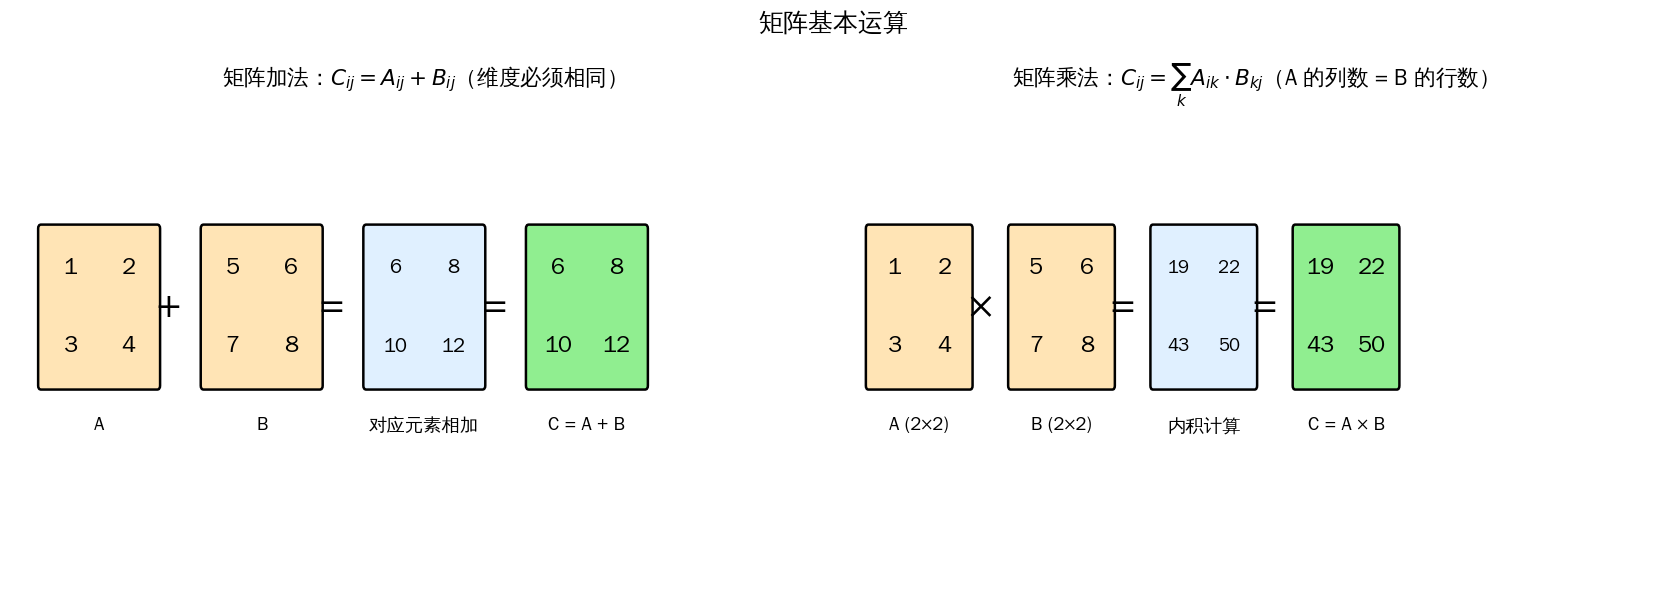

Write Python code to recreate this figure.
"""
1-1-matrix-operations.py
==========================
矩阵加法、乘法 + 张量流动图
"""
import numpy as np
import matplotlib.pyplot as plt
import matplotlib as mpl
from matplotlib.patches import FancyBboxPatch, FancyArrowPatch, Rectangle

mpl.rcParams['font.sans-serif'] = ['Noto Sans CJK SC', 'WenQuanYi Zen Hei', 'SimHei', 'DejaVu Sans']
mpl.rcParams['axes.unicode_minus'] = False


def draw_matrix(ax, mat, pos, color='lightblue', label=None, fontsize=14):
    """在指定位置绘制矩阵"""
    n_rows, n_cols = mat.shape
    box_w = n_cols * 1.0
    box_h = n_rows * 1.0
    x0, y0 = pos
    rect = FancyBboxPatch((x0, y0), box_w, box_h,
                          boxstyle='round,pad=0.05',
                          facecolor=color, edgecolor='black', linewidth=1.5)
    ax.add_patch(rect)
    for i in range(n_rows):
        for j in range(n_cols):
            ax.text(x0 + j + 0.5, y0 + n_rows - i - 0.5,
                    f'{int(mat[i, j])}', ha='center', va='center',
                    fontsize=fontsize, fontweight='bold')
    if label:
        ax.text(x0 + box_w / 2, y0 - 0.4, label,
                ha='center', va='top', fontsize=11, fontweight='bold')


# ============== 矩阵加法 ==============
fig, axes = plt.subplots(1, 2, figsize=(14, 5))

ax = axes[0]
ax.set_xlim(0, 14)
ax.set_ylim(0, 6)
ax.axis('off')

A = np.array([[1, 2], [3, 4]])
B = np.array([[5, 6], [7, 8]])
C = A + B
intermediate = np.array([[1+5, 2+6], [3+7, 4+8]])

draw_matrix(ax, A, (0.5, 2.5), color='#FFE4B5', label='A', fontsize=14)
ax.text(2.7, 3.5, '+', ha='center', va='center', fontsize=24, fontweight='bold')
draw_matrix(ax, B, (3.3, 2.5), color='#FFE4B5', label='B', fontsize=14)
ax.text(5.5, 3.5, '=', ha='center', va='center', fontsize=24, fontweight='bold')
draw_matrix(ax, intermediate, (6.1, 2.5), color='#E0F0FF', label='对应元素相加', fontsize=12)
ax.text(8.3, 3.5, '=', ha='center', va='center', fontsize=24, fontweight='bold')
draw_matrix(ax, C, (8.9, 2.5), color='#90EE90', label='C = A + B', fontsize=14)

ax.set_title('矩阵加法：$C_{ij} = A_{ij} + B_{ij}$（维度必须相同）',
             fontsize=13, fontweight='bold', pad=15)

# ============== 矩阵乘法 ==============
ax = axes[1]
ax.set_xlim(0, 16)
ax.set_ylim(0, 6)
ax.axis('off')

A2 = np.array([[1, 2], [3, 4]])
B2 = np.array([[5, 6], [7, 8]])
C2 = A2 @ B2
intermediate2 = np.array([[1*5+2*7, 1*6+2*8], [3*5+4*7, 3*6+4*8]])

draw_matrix(ax, A2, (0.5, 2.5), color='#FFE4B5', label='A (2×2)', fontsize=14)
ax.text(2.7, 3.5, '×', ha='center', va='center', fontsize=24, fontweight='bold')
draw_matrix(ax, B2, (3.3, 2.5), color='#FFE4B5', label='B (2×2)', fontsize=14)
ax.text(5.5, 3.5, '=', ha='center', va='center', fontsize=24, fontweight='bold')
draw_matrix(ax, intermediate2, (6.1, 2.5), color='#E0F0FF',
            label='内积计算', fontsize=11)
ax.text(8.3, 3.5, '=', ha='center', va='center', fontsize=24, fontweight='bold')
draw_matrix(ax, C2, (8.9, 2.5), color='#90EE90', label='C = A × B', fontsize=14)

ax.set_title('矩阵乘法：$C_{ij} = \\sum_k A_{ik} \\cdot B_{kj}$（A 的列数 = B 的行数）',
             fontsize=13, fontweight='bold', pad=15)

plt.suptitle('矩阵基本运算', fontsize=15, fontweight='bold')
plt.tight_layout()
plt.savefig('/home/david/AI-Tutorial/assets/figures/1-1-matrix-operations.png',
            dpi=120, bbox_inches='tight', facecolor='white')
plt.close()
print("Saved: 1-1-matrix-operations.png")


# ============== 张量流动 ==============
fig2, ax2 = plt.subplots(figsize=(12, 6))
ax2.set_xlim(0, 14)
ax2.set_ylim(0, 8)
ax2.axis('off')

boxes = [
    {'pos': (1, 5.5), 'w': 3, 'h': 1.5, 'color': '#FFE4B5',
     'title': '输入张量', 'detail': '(batch, h, w, c)\n例: (32, 224, 224, 3)'},
    {'pos': (5, 5.5), 'w': 3, 'h': 1.5, 'color': '#90EE90',
     'title': '卷积层 Conv2D', 'detail': 'k×k 滤波器\n权重共享'},
    {'pos': (9, 5.5), 'w': 3, 'h': 1.5, 'color': '#87CEEB',
     'title': '激活层 ReLU', 'detail': 'max(0, x)\n非线性'},
    {'pos': (5, 1.5), 'w': 3, 'h': 1.5, 'color': '#90EE90',
     'title': '池化层 MaxPool', 'detail': '2×2 下采样\n空间维度减半'},
    {'pos': (9, 1.5), 'w': 3, 'h': 1.5, 'color': '#DDA0DD',
     'title': '全连接层 FC', 'detail': '展平 + 线性\n分类输出'},
]

for b in boxes:
    rect = FancyBboxPatch(b['pos'], b['w'], b['h'],
                          boxstyle='round,pad=0.1',
                          facecolor=b['color'], edgecolor='black', linewidth=1.5)
    ax2.add_patch(rect)
    ax2.text(b['pos'][0] + b['w']/2, b['pos'][1] + b['h'] - 0.3,
             b['title'], ha='center', va='top', fontsize=12, fontweight='bold')
    ax2.text(b['pos'][0] + b['w']/2, b['pos'][1] + 0.5,
             b['detail'], ha='center', va='center', fontsize=9)

# 箭头
arrows = [
    ((4, 6.25), (5, 6.25)),   # input → conv
    ((8, 6.25), (9, 6.25)),   # conv → relu
    ((6.5, 5.5), (6.5, 3)),    # conv (or relu) → pool
    ((9, 5.5), (9, 3)),       # relu → FC
]
for (x0, y0), (x1, y1) in arrows:
    if x0 == x1 and y0 == y1:
        # 跳过自环
        continue
    arrow = FancyArrowPatch((x0, y0), (x1, y1),
                            arrowstyle='->', mutation_scale=20,
                            color='black', linewidth=2)
    ax2.add_patch(arrow)

# 输出标签
ax2.text(13, 2.25, '→\n预测', ha='left', va='center', fontsize=10, fontweight='bold')

# 标题
ax2.set_title('卷积神经网络中的张量流动', fontsize=15, fontweight='bold')

plt.tight_layout()
plt.savefig('/home/david/AI-Tutorial/assets/figures/1-1-tensor-flow.png',
            dpi=120, bbox_inches='tight', facecolor='white')
plt.close()
print("Saved: 1-1-tensor-flow.png")
